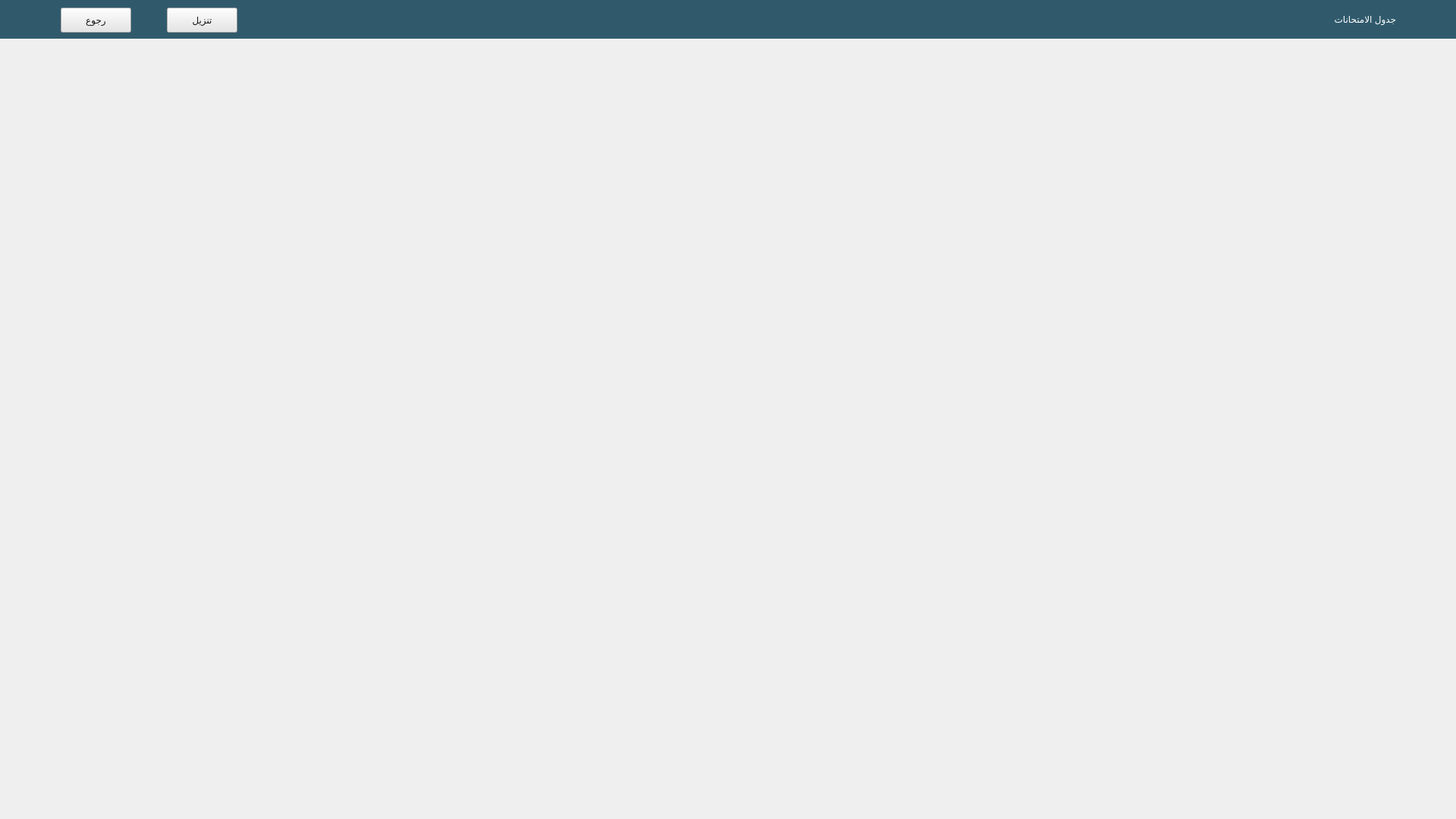
<?xml version="1.0" encoding="UTF-8"?>
<ui version="4.0">
 <class>Form</class>
 <widget class="QWidget" name="Form">
  <property name="geometry">
   <rect>
    <x>0</x>
    <y>0</y>
    <width>1920</width>
    <height>1080</height>
   </rect>
  </property>
  <property name="minimumSize">
   <size>
    <width>1920</width>
    <height>1080</height>
   </size>
  </property>
  <property name="maximumSize">
   <size>
    <width>1920</width>
    <height>1080</height>
   </size>
  </property>
  <property name="windowTitle">
   <string>Form</string>
  </property>
  <widget class="QLabel" name="label">
   <property name="geometry">
    <rect>
     <x>1600</x>
     <y>10</y>
     <width>241</width>
     <height>31</height>
    </rect>
   </property>
   <property name="styleSheet">
    <string notr="true">color: rgb(255, 255, 255);
background-color:#305a6c;
font: 20px &quot;MS Shell Dlg 2&quot; center
</string>
   </property>
   <property name="text">
    <string>جدول الامتحانات</string>
   </property>
  </widget>
  <widget class="QLabel" name="label_5">
   <property name="geometry">
    <rect>
     <x>1850</x>
     <y>10</y>
     <width>41</width>
     <height>31</height>
    </rect>
   </property>
   <property name="styleSheet">
    <string notr="true">background-color: transparent;
</string>
   </property>
   <property name="text">
    <string/>
   </property>
   <property name="pixmap">
    <pixmap>../icons/table.png</pixmap>
   </property>
   <property name="scaledContents">
    <bool>true</bool>
   </property>
  </widget>
  <widget class="QLabel" name="label_2">
   <property name="geometry">
    <rect>
     <x>0</x>
     <y>0</y>
     <width>1951</width>
     <height>51</height>
    </rect>
   </property>
   <property name="styleSheet">
    <string notr="true">background-color: #305a6c;</string>
   </property>
   <property name="text">
    <string/>
   </property>
  </widget>
  <widget class="QPushButton" name="back">
   <property name="geometry">
    <rect>
     <x>80</x>
     <y>10</y>
     <width>93</width>
     <height>33</height>
    </rect>
   </property>
   <property name="styleSheet">
    <string notr="true">QPushButton{
font: 10pt &quot;MS Shell Dlg 2&quot;;
background-color:#e6e6e6;
color:#141414;
}
QPushButton:hover{
background-color:#ececec;
}</string>
   </property>
   <property name="text">
    <string>رجوع</string>
   </property>
  </widget>
  <widget class="QPushButton" name="save">
   <property name="geometry">
    <rect>
     <x>220</x>
     <y>10</y>
     <width>93</width>
     <height>33</height>
    </rect>
   </property>
   <property name="styleSheet">
    <string notr="true">QPushButton{
font: 10pt &quot;MS Shell Dlg 2&quot;;
background-color:#e6e6e6;
color:#141414;
}
QPushButton:hover{
background-color:#ececec;
}</string>
   </property>
   <property name="text">
    <string>تنزيل</string>
   </property>
  </widget>
  <zorder>label_2</zorder>
  <zorder>label</zorder>
  <zorder>label_5</zorder>
  <zorder>back</zorder>
  <zorder>save</zorder>
 </widget>
 <resources/>
 <connections/>
</ui>
